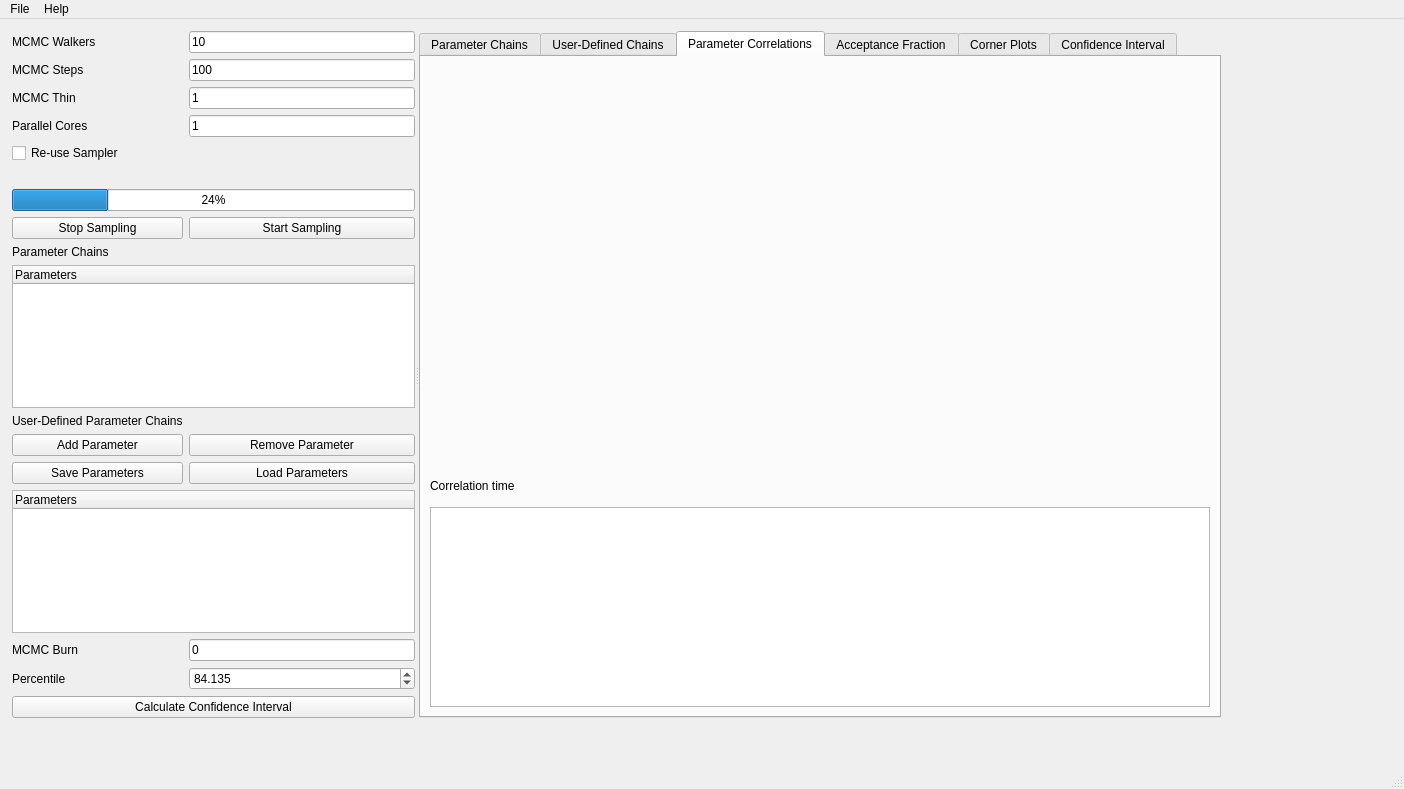
<?xml version="1.0" encoding="UTF-8"?>
<ui version="4.0">
 <class>MainWindow</class>
 <widget class="QMainWindow" name="MainWindow">
  <property name="geometry">
   <rect>
    <x>0</x>
    <y>0</y>
    <width>1404</width>
    <height>789</height>
   </rect>
  </property>
  <property name="windowTitle">
   <string>MainWindow</string>
  </property>
  <widget class="QWidget" name="centralwidget">
   <widget class="QSplitter" name="splitter">
    <property name="geometry">
     <rect>
      <x>12</x>
      <y>12</y>
      <width>1209</width>
      <height>687</height>
     </rect>
    </property>
    <property name="orientation">
     <enum>Qt::Horizontal</enum>
    </property>
    <widget class="QWidget" name="layoutWidget">
     <layout class="QGridLayout" name="gridLayout">
      <item row="13" column="0">
       <widget class="QLabel" name="userDefinedParamChainLabel">
        <property name="text">
         <string>User-Defined Parameter Chains</string>
        </property>
       </widget>
      </item>
      <item row="1" column="1">
       <widget class="QLineEdit" name="MCMCStepsLineEdit">
        <property name="text">
         <string>100</string>
        </property>
       </widget>
      </item>
      <item row="12" column="0" colspan="2">
       <widget class="QTreeWidget" name="parameterTreeWidget">
        <property name="selectionMode">
         <enum>QAbstractItemView::ExtendedSelection</enum>
        </property>
        <column>
         <property name="text">
          <string>Parameters</string>
         </property>
        </column>
       </widget>
      </item>
      <item row="14" column="0">
       <widget class="QPushButton" name="addUserDefinedParamPushButton">
        <property name="text">
         <string>Add Parameter</string>
        </property>
       </widget>
      </item>
      <item row="4" column="0">
       <widget class="QLabel" name="label_4">
        <property name="text">
         <string>Parallel Cores</string>
        </property>
       </widget>
      </item>
      <item row="17" column="1">
       <widget class="QLineEdit" name="MCMCBurnLineEdit">
        <property name="text">
         <string>0</string>
        </property>
       </widget>
      </item>
      <item row="14" column="1">
       <widget class="QPushButton" name="removeUserDefinedParamPushButton">
        <property name="text">
         <string>Remove Parameter</string>
        </property>
       </widget>
      </item>
      <item row="2" column="1">
       <widget class="QLineEdit" name="MCMCThinLineEdit">
        <property name="text">
         <string>1</string>
        </property>
       </widget>
      </item>
      <item row="11" column="0">
       <widget class="QLabel" name="label_7">
        <property name="text">
         <string>Parameter Chains</string>
        </property>
       </widget>
      </item>
      <item row="10" column="0">
       <widget class="QPushButton" name="stopSamplingPushButton">
        <property name="text">
         <string>Stop Sampling</string>
        </property>
       </widget>
      </item>
      <item row="19" column="0" colspan="2">
       <widget class="QPushButton" name="calcConfIntervPushButton">
        <property name="text">
         <string>Calculate Confidence Interval</string>
        </property>
       </widget>
      </item>
      <item row="8" column="0" colspan="2">
       <widget class="QProgressBar" name="progressBar">
        <property name="value">
         <number>24</number>
        </property>
       </widget>
      </item>
      <item row="18" column="0">
       <widget class="QLabel" name="label_6">
        <property name="text">
         <string>Percentile</string>
        </property>
       </widget>
      </item>
      <item row="0" column="1">
       <widget class="QLineEdit" name="MCMCWalkerLineEdit">
        <property name="text">
         <string>10</string>
        </property>
       </widget>
      </item>
      <item row="5" column="0" colspan="2">
       <widget class="QCheckBox" name="reuseSamplerCheckBox">
        <property name="text">
         <string>Re-use Sampler</string>
        </property>
       </widget>
      </item>
      <item row="0" column="0">
       <widget class="QLabel" name="label">
        <property name="text">
         <string>MCMC Walkers</string>
        </property>
       </widget>
      </item>
      <item row="17" column="0">
       <widget class="QLabel" name="label_3">
        <property name="text">
         <string>MCMC Burn</string>
        </property>
       </widget>
      </item>
      <item row="15" column="1">
       <widget class="QPushButton" name="loadUserDefinedParamPushButton">
        <property name="text">
         <string>Load Parameters</string>
        </property>
       </widget>
      </item>
      <item row="18" column="1">
       <widget class="QDoubleSpinBox" name="percentileDoubleSpinBox">
        <property name="decimals">
         <number>3</number>
        </property>
        <property name="value">
         <double>84.135000000000005</double>
        </property>
       </widget>
      </item>
      <item row="10" column="1">
       <widget class="QPushButton" name="startSamplingPushButton">
        <property name="text">
         <string>Start Sampling</string>
        </property>
       </widget>
      </item>
      <item row="7" column="0" colspan="2">
       <widget class="QLabel" name="fitIterLabel">
        <property name="text">
         <string/>
        </property>
        <property name="alignment">
         <set>Qt::AlignCenter</set>
        </property>
       </widget>
      </item>
      <item row="16" column="0" colspan="2">
       <widget class="QTreeWidget" name="userDefinedParamTreeWidget">
        <property name="selectionMode">
         <enum>QAbstractItemView::ContiguousSelection</enum>
        </property>
        <column>
         <property name="text">
          <string>Parameters</string>
         </property>
        </column>
       </widget>
      </item>
      <item row="4" column="1">
       <widget class="QLineEdit" name="ParallelCoresLineEdit">
        <property name="text">
         <string>1</string>
        </property>
       </widget>
      </item>
      <item row="2" column="0">
       <widget class="QLabel" name="label_5">
        <property name="text">
         <string>MCMC Thin</string>
        </property>
       </widget>
      </item>
      <item row="1" column="0">
       <widget class="QLabel" name="label_2">
        <property name="text">
         <string>MCMC Steps</string>
        </property>
       </widget>
      </item>
      <item row="15" column="0">
       <widget class="QPushButton" name="saveUserDefinedParamPushButton">
        <property name="text">
         <string>Save Parameters</string>
        </property>
       </widget>
      </item>
     </layout>
    </widget>
    <widget class="QTabWidget" name="tabWidget">
     <property name="currentIndex">
      <number>2</number>
     </property>
     <widget class="QWidget" name="chainTab">
      <attribute name="title">
       <string>Parameter Chains</string>
      </attribute>
      <layout class="QHBoxLayout" name="horizontalLayout">
       <item>
        <widget class="MplWidget" name="chainMPLWidget" native="true"/>
       </item>
      </layout>
     </widget>
     <widget class="QWidget" name="userDefinedChainTab">
      <attribute name="title">
       <string>User-Defined Chains</string>
      </attribute>
      <layout class="QHBoxLayout" name="horizontalLayout_5">
       <item>
        <widget class="MplWidget" name="userDefinedChainMPLWidget" native="true"/>
       </item>
      </layout>
     </widget>
     <widget class="QWidget" name="correlationTab">
      <attribute name="title">
       <string>Parameter Correlations</string>
      </attribute>
      <layout class="QVBoxLayout" name="verticalLayout">
       <item>
        <widget class="MplWidget" name="correlationMPLWidget" native="true"/>
       </item>
       <item>
        <widget class="QLabel" name="label_8">
         <property name="maximumSize">
          <size>
           <width>16777215</width>
           <height>30</height>
          </size>
         </property>
         <property name="text">
          <string>Correlation time</string>
         </property>
        </widget>
       </item>
       <item>
        <widget class="QTextEdit" name="corrTimeTextEdit">
         <property name="maximumSize">
          <size>
           <width>16777215</width>
           <height>200</height>
          </size>
         </property>
        </widget>
       </item>
      </layout>
     </widget>
     <widget class="QWidget" name="acceptFracTab">
      <attribute name="title">
       <string>Acceptance Fraction</string>
      </attribute>
      <layout class="QHBoxLayout" name="horizontalLayout_3">
       <item>
        <widget class="MplWidget" name="acceptFracMPLWidget" native="true"/>
       </item>
      </layout>
     </widget>
     <widget class="QWidget" name="cornerPlotTab">
      <attribute name="title">
       <string>Corner Plots</string>
      </attribute>
      <layout class="QHBoxLayout" name="horizontalLayout_2">
       <item>
        <widget class="MplWidget" name="cornerPlotMPLWidget" native="true"/>
       </item>
      </layout>
     </widget>
     <widget class="QWidget" name="confIntervalTab">
      <attribute name="title">
       <string>Confidence Interval</string>
      </attribute>
      <layout class="QVBoxLayout" name="verticalLayout_3">
       <item>
        <layout class="QGridLayout" name="gridLayout_2">
         <item row="0" column="0" colspan="2">
          <widget class="QTextEdit" name="confIntervalTextEdit"/>
         </item>
         <item row="1" column="1">
          <widget class="QPushButton" name="saveConfIntervalPushButton">
           <property name="text">
            <string>Save</string>
           </property>
          </widget>
         </item>
         <item row="1" column="0">
          <spacer name="horizontalSpacer">
           <property name="orientation">
            <enum>Qt::Horizontal</enum>
           </property>
           <property name="sizeHint" stdset="0">
            <size>
             <width>468</width>
             <height>20</height>
            </size>
           </property>
          </spacer>
         </item>
        </layout>
       </item>
      </layout>
     </widget>
    </widget>
   </widget>
  </widget>
  <widget class="QMenuBar" name="menubar">
   <property name="geometry">
    <rect>
     <x>0</x>
     <y>0</y>
     <width>1404</width>
     <height>24</height>
    </rect>
   </property>
   <widget class="QMenu" name="menuFile">
    <property name="title">
     <string>File</string>
    </property>
    <addaction name="actionOpen_MCMC_run_file"/>
    <addaction name="actionSave_MCMC_run_file"/>
    <addaction name="actionQuit"/>
   </widget>
   <widget class="QMenu" name="menuHelp">
    <property name="title">
     <string>Help</string>
    </property>
    <addaction name="actionAbout"/>
   </widget>
   <addaction name="menuFile"/>
   <addaction name="menuHelp"/>
  </widget>
  <widget class="QStatusBar" name="statusbar"/>
  <action name="actionOpen_MCMC_run_file">
   <property name="text">
    <string>Open MCMC run file</string>
   </property>
  </action>
  <action name="actionSave_MCMC_run_file">
   <property name="text">
    <string>Save MCMC run file</string>
   </property>
  </action>
  <action name="actionQuit">
   <property name="text">
    <string>Quit</string>
   </property>
  </action>
  <action name="actionAbout">
   <property name="text">
    <string>About</string>
   </property>
  </action>
 </widget>
 <customwidgets>
  <customwidget>
   <class>MplWidget</class>
   <extends>QWidget</extends>
   <header>mplWidget</header>
   <container>1</container>
  </customwidget>
 </customwidgets>
 <resources/>
 <connections/>
</ui>
